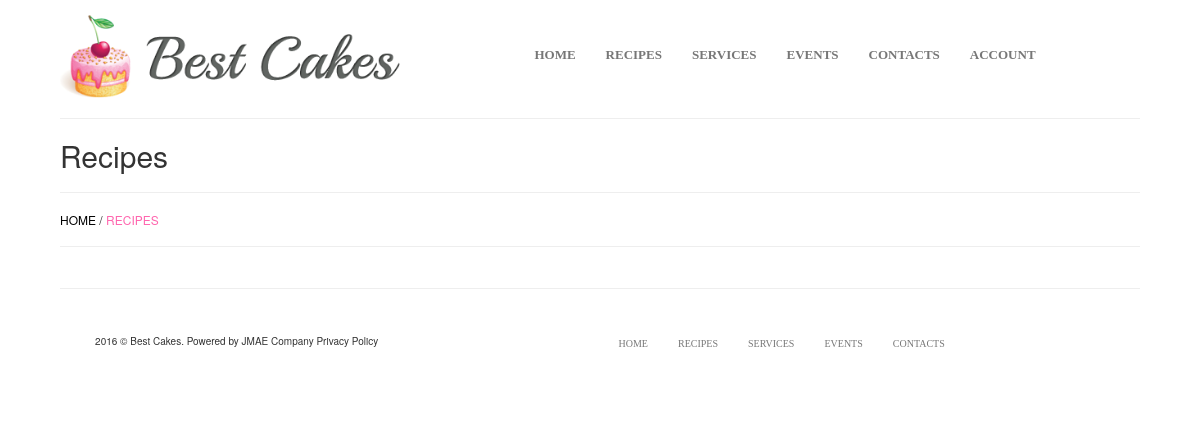
The app's page /index.php/recipes, older data.
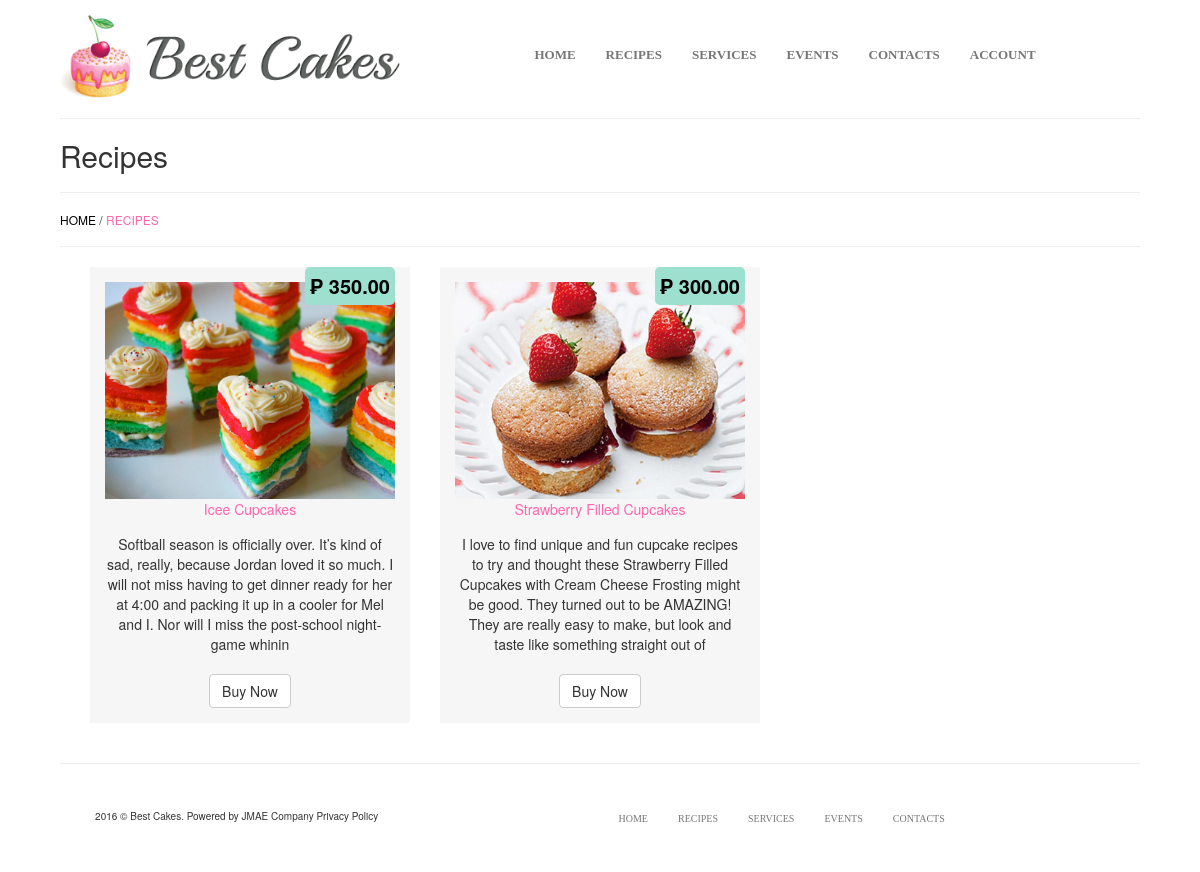
The same page, newer data.
### tables this page shows
CREATE TABLE `posted` (
  `NO` int(11) NOT NULL,
  `NAME` varchar(100) NOT NULL,
  `ACCOUNT_TYPE` varchar(20) NOT NULL,
  `TITLE` varchar(255) NOT NULL,
  `IMAGEURL` varchar(100) NOT NULL,
  `DESCRIPTION` varchar(5000) NOT NULL,
  `DATE` varchar(50) NOT NULL,
  `TEMPLATENAME` varchar(50) NOT NULL,
  `RECIPES` varchar(5000) NOT NULL,
  `COMMAND` varchar(50) NOT NULL,
  `PRICE` varchar(50) NOT NULL
);

### application/controllers/Recipes.php (called while the page is built, shortened)
<?php
class Recipes extends CI_Controller
{
	public function __construct()
    {
        $this->load->model('Users_model');
        $this->load->model('Postcontent_model');
        $this->load->model('Recipes_model');
    }
	public function index()
	{
		$details = array (
			'recipes_content'	=>	$this->Recipes_model->get_content(),
			'curpage'			=>	'recipes',
			'title'				=>	'Recipes'
		);
		$data['content'] = $this->load->view('user/recipes/template_recipes.php', $details, TRUE);
		$this->load->view('template.php', $data);
	}
}

### index.php (called while the page is built, shortened)
<?php
require_once BASEPATH.'core/CodeIgniter.php';

### application/models/Recipes_model.php (called while the page is built, shortened)
<?php
class Recipes_model extends CI_Model
{
	public $table 		 			= "posted";
	public $command 				= "COMMAND";
	public $templatename 			= "TEMPLATENAME";
	function get_content(){
		$row = 	$this->db->where($this->templatename, 'DESIGN2')
						 ->where($this->command, 'SELL')
				 		 ->get($this->table);
		return $row->result();
	}
}

### application/views/user/recipes/template_recipes.php (the view)
<div>
	<h1>Recipes</h1>
</div>
<hr>
	<h5> <a href="<?php echo base_url();?>">HOME</a> / <span style="color: #FF65AE;">RECIPES</span> </span></a></h5>
<hr>
<div class="col-md-12">
<?php
	foreach ($recipes_content as $recipe) {
?>
		<div class="col-md-4">
			<div class="panel panel-default no-border" style="background-color: #F6F6F6;">
				<div class="panel-body text-center">
					<div class="design-price-recipe">₱ <?php echo $recipe->PRICE;?></div>
				    <img src="<?php echo base_url(); ?>public/img/<?php echo $recipe->IMAGEURL;?>" class="img-responsive" />
				    <div>
				    	<a href="" style="color: #FF65AE;"><?php echo $recipe->TITLE;?></a>
				    </div>
				    <div class="pad-bot" >
				    	<?php
				    		$desc = substr($recipe->DESCRIPTION, 0, 250);
				    		$desc = explode("|", $desc);
				    		foreach ($desc as $descrip) {
				    	?>
				    			<div class="pad-top-fiften"><?php echo $descrip; ?></div>
				    	<?php
				    		}
				    	?>
				    </div>
				    <div class="btn btn-default">Buy Now</div>
				</div>
			</div>
		</div>
<?php
	}
?>
</div>

### application/views/template.php (shortened to what this page needs)
<html>
	<head>
		<?php $this->load->view("common/css/css_files_includes.php"); ?>
	</head>
	<body>
		<div class="container">
			<div class="panel panel-default" style="border-radius: 0px;border:0px;">
			  	<div class="panel-body">
			    	<div class="container-fluid">
	    				<?php
	    					$this->load->view('common/navtop_customer.php');
	    					if ($curpage == 'home')
	    					{
	    						$this->load->view('templatecontent.php');
	    					}
	    					else if ($curpage == 'recipes')
	    					{
	    						$this->load->view('user/recipes/template_recipes.php');
	    					}
	    					$this->load->view('templatefooter.php');
	    				?>
			    	</div>
			  	</div>
			</div>
		</div>
	</body>
</html>

### application/views/common/css/css_files_includes.php (shortened to what this page needs)
<link rel="stylesheet" href="<?php echo base_url();?>public/css/bootstrap.min.css"/>
<link rel="stylesheet" href="<?php echo base_url();?>public/css/style.css">
<link rel="stylesheet" href="<?php echo base_url();?>public/css/plugins/toastr/toastr.min.css">

### application/views/common/navtop_customer.php (shortened to what this page needs)
<div class="row">
	<div class="col-md-4">
		<center><a href="<?php echo base_url();?>"><img src="<?php echo base_url();?>public/img/cakes.png" class="img-responsive" /></a></center>
	</div>
	<div class="col-md-8" style="padding-top: 15px;">
		<div>
			<nav class="nav2 navbar navbar-default" style="background-color: #ffffff;font-size: 13px; font-family: PT Serif;">
				<div class="">
				  	<div class="text-center">
				        <ul class="nav navbar-nav" style="display: inline-block;">
				            <li class="text-center">
				                <a href="<?php echo base_url();?>" class="weightninehund">HOME</a>
				            </li>
				            <li class="text-center">
				                <a href="<?php echo base_url();?>recipes" class="weightninehund">RECIPES</a>
				            </li>
				            <li class="text-center">
				                <a href="<?php echo base_url();?>services" class="weightninehund">SERVICES</a>
				            </li>
				            <li class="text-center">
				                <a href="<?php echo base_url();?>events" class="weightninehund">EVENTS</a>
				            </li>
				            <li class="text-center">
				                <a href="<?php echo base_url();?>contacts" class="weightninehund">CONTACTS</a>
				            </li>
				            <li class="text-center">
				                <a href="#" class="weightninehund"  data-toggle="modal" data-target="#loginModal">ACCOUNT</a>
				            </li>
				        </ul>
					</div>
				</div>
			</nav>
		</div>
	</div>
</div>
<hr/>

### application/views/templatefooter.php
<div class="clearfix"></div>
<hr/>
<div class="pad-ten">
	<div class="row">
		<div class="col-md-4 pad-top-fiften text-center" style="font-size: 10px;">
			2016 © Best Cakes. Powered by JMAE Company Privacy Policy
		</div>
		<div class="col-md-8">
			<nav class="navbar navbar-default text-center" style="background-color: #ffffff;font-size: 10px; font-family: PT Serif; ">
				<ul class="nav navbar-nav" style="display: inline-block;">
					<li class="text-center"><a href="<?php echo base_url(); ?>">HOME</a></li>
					<li class="text-center"><a href="<?php echo base_url(); ?>recipes">RECIPES</a></li>
					<li class="text-center"><a href="<?php echo base_url(); ?>services">SERVICES</a></li>
					<li class="text-center"><a href="<?php echo base_url(); ?>events">EVENTS</a></li>
					<li class="text-center"><a href="<?php echo base_url(); ?>contacts">CONTACTS</a></li>
				</ul>
			</nav>
		</div>
	</div>
</div>

### public/css/style.css (style rules this page uses)
h1 { font-size: 30px; }
h5 { font-size: 12px; }
body { background-color: #ffffff; background-image: url('/design2/public/img/wooden.jpg'); }
a { color: black; }
.navbar .navbar-nav { display: inline-block; float: none; vertical-align: top; }
.weightninehund { font-weight: 900; }
.navbar-default { margin-bottom: 0px; border: 0px; }
.text-center { text-align: center; }
.form-control, .form-control:focus, .has-error .form-control:focus, .has-success .form-control:focus, .has-warning .form-control:focus, .navbar-collapse, .navbar-form, .navbar-form-custom .form-control:focus, .navbar-form-custom .form-control:hover, .open .btn.dropdown-toggle, .panel, .popover, .progress, .progress-bar { box-shadow: none; }
.pad-bot { padding-bottom: 20px; }
.pad-top-fiften { padding-top: 15px; }
.no-border { border-radius: 0px; border: 0px; }
.pad-ten { padding: 10px; }
.design-price-recipe { width: auto; padding: 5px; position:absolute; right: 30; top: 0; border-radius: 5px; background-color: #9DE0D0; opacity: 1; font-weight: bold; font-size: 20px; color: #000000; }

Row changes from the older to the newer data that the page shows:
added posted: PRICE "350.00", IMAGEURL (picture), TITLE "Icee Cupcakes", DESCRIPTION "Softball season is officially over. It’s kind of sad, really, because Jordan loved it so much. I will not miss having to get dinner ready for her at 4:00 and packing it up in a cooler for Mel and I. Nor will I miss the post-school night-game whinin"
added posted: PRICE "300.00", IMAGEURL (picture), TITLE "Strawberry Filled Cupcakes", DESCRIPTION "I love to find unique and fun cupcake recipes to try and thought these Strawberry Filled Cupcakes with Cream Cheese Frosting might be good. They turned out to be AMAZING! They are really easy to make, but look and taste like something straight out of"
